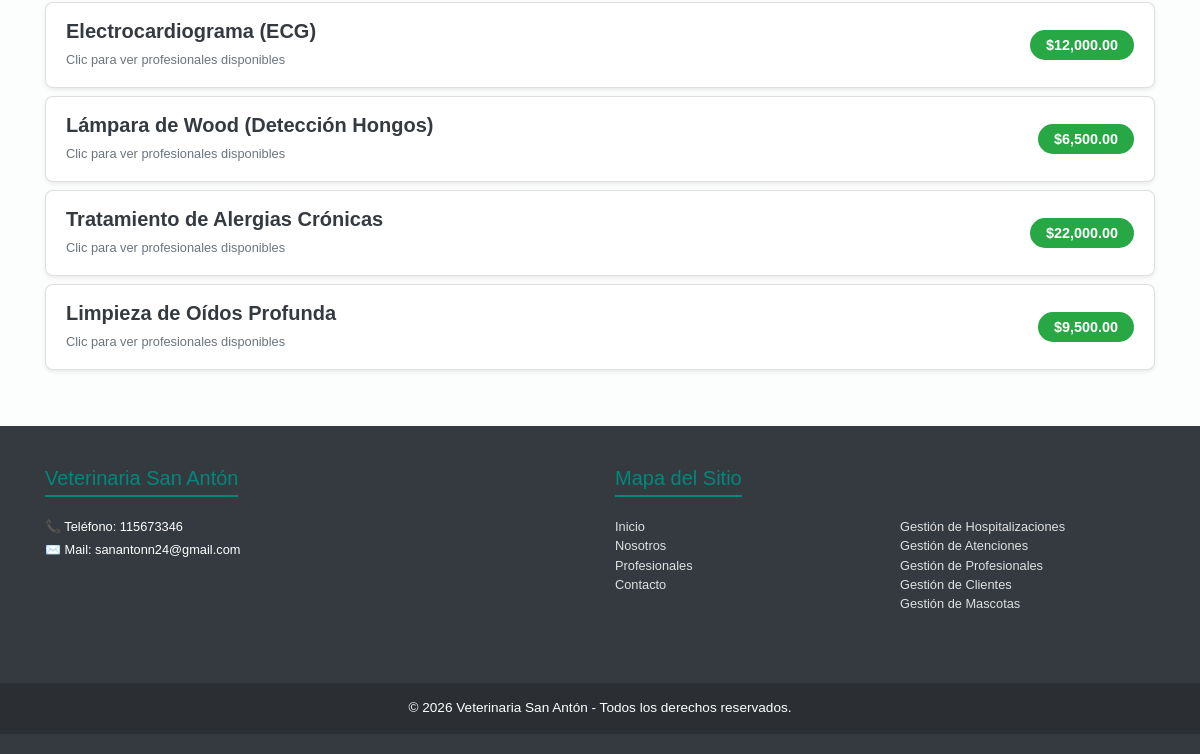
The page /vistaCliente/solicitar-turno-servicio.php (signed in, lower part) on the database as committed earlier.
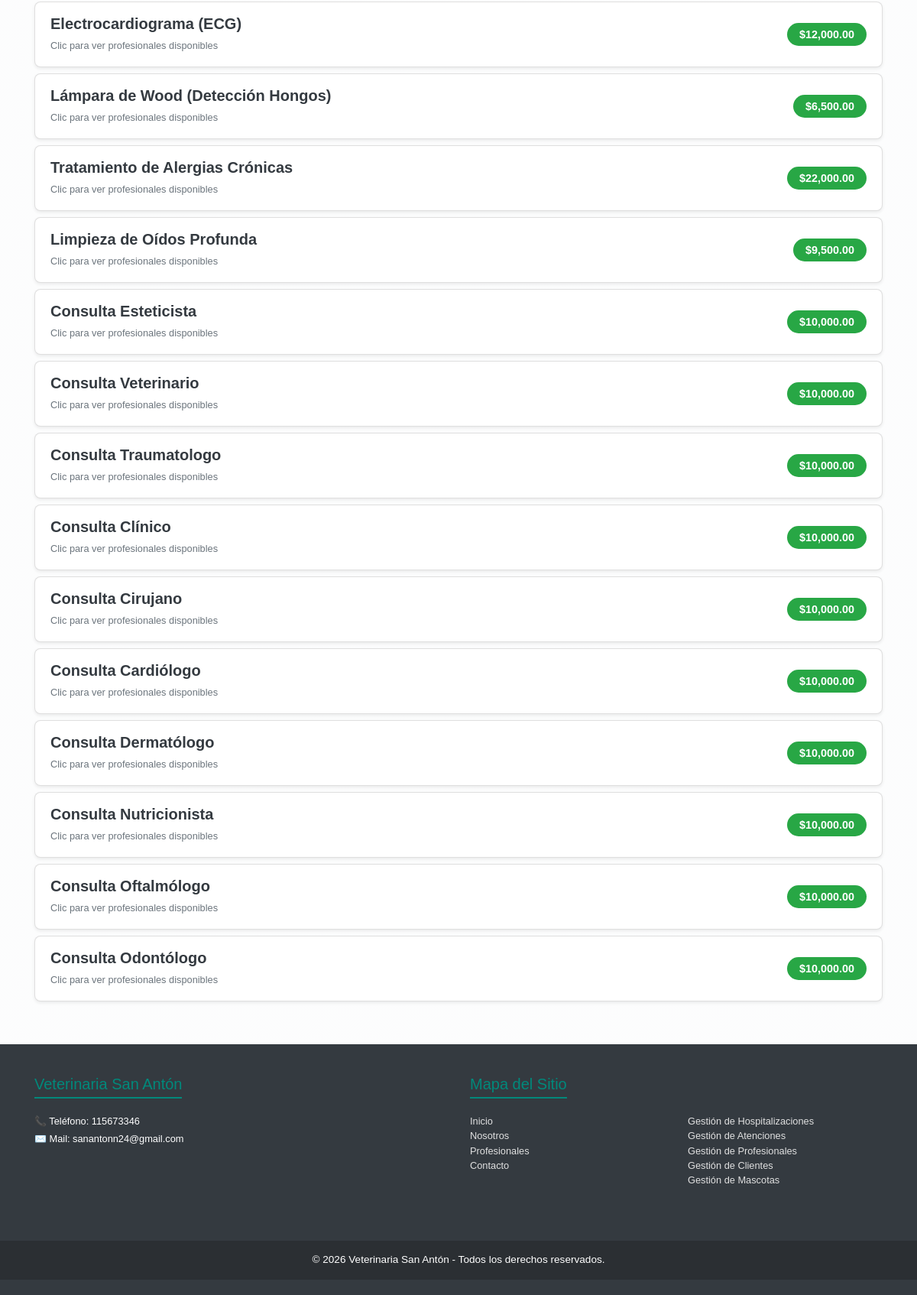
The same page on the database as committed later.
### tables this page shows
CREATE TABLE `servicios` (
  `id` int NOT NULL AUTO_INCREMENT,
  `nombre` varchar(255) NOT NULL,
  `id_esp` int NOT NULL,
  `precio` float(10,2) DEFAULT NULL,
  PRIMARY KEY (`id`),
  KEY `fk_esp_id` (`id_esp`),
  CONSTRAINT `fk_esp_id` FOREIGN KEY (`id_esp`) REFERENCES `especialidad` (`id`) ON UPDATE CASCADE
);

### shared/logica_solicitar_turno_servicio.php (called while the page is built, shortened)
<?php
require_once 'db.php';
$service_id_selected = isset($_GET['service_id']) ? intval($_GET['service_id']) : null;
$horariosPorProfesional = [];
if ($service_id_selected) {
  $sqlServicio = "SELECT id, nombre, precio, id_esp FROM servicios WHERE id = ?";
  $stmtServ = $conn->prepare($sqlServicio);
  $stmtServ->bind_param("i", $service_id_selected);
  $stmtServ->execute();
  $servicio_seleccionado = $stmtServ->get_result()->fetch_assoc();
  $stmtServ->close();
  $sqlProfesionales = "SELECT p.id, u.nombre, e.nombre AS especialidad, e.id AS id_esp
                         FROM profesionales p
                         INNER JOIN usuarios u ON p.id = u.id
                         INNER JOIN especialidad e ON p.id_esp = e.id
                         WHERE e.id = ?";
  $stmtProf = $conn->prepare($sqlProfesionales);
  $stmtProf->bind_param("i", $servicio_seleccionado['id_esp']);
  $stmtProf->execute();
  $profesionales = $stmtProf->get_result()->fetch_all(MYSQLI_ASSOC);
  $stmtProf->close();
  $profesionales_ids = array_column($profesionales, 'id');
  if (!empty($profesionales_ids)) {
    $prof_ids_str = implode(',', $profesionales_ids);
    $sqlHorarios = "SELECT idPro, diaSem, horaIni, horaFin FROM profesionales_horarios WHERE idPro IN ($prof_ids_str)";
    $resultHorarios = $conn->query($sqlHorarios);
    while ($row = $resultHorarios->fetch_assoc()) {
      $horariosPorProfesional[$row['idPro']][] = $row;
    }
  }
  $sqlMascotas = "SELECT id, nombre FROM mascotas WHERE id_cliente = ?";
  $stmtMasc = $conn->prepare($sqlMascotas);
  $stmtMasc->bind_param("i", $_SESSION['usuario_id']);
  $stmtMasc->execute();
  $mascotas = $stmtMasc->get_result()->fetch_all(MYSQLI_ASSOC);
  $stmtMasc->close();
} else {
  $resultServ = $conn->query("SELECT id, nombre, precio FROM servicios");
  $servicios = $resultServ->fetch_all(MYSQLI_ASSOC);
}
?>

### vistaCliente/solicitar-turno-servicio.php (the view, shortened to what the changed rows need)
<?php require_once '../shared/logica_solicitar_turno_servicio.php';
?>
<!DOCTYPE html>
<html lang="es">
<head>
    <?php require_once '../shared/head.php'; ?>
</head>
<body class="bg-light">
    <?php require_once '../shared/navbar.php'; ?>
    <div class="container mt-5 mb-5">
        <?php if ($service_id_selected && $servicio_seleccionado): ?>
            <div class="bg-green p-4 rounded text-white text-center shadow-sm mb-4">
                <h1 class="mb-0 font-weight-bold">Elegí tu Profesional</h1>
                <p class="mb-0 mt-1">Servicio: <strong><?= htmlspecialchars($servicio_seleccionado['nombre']) ?></strong>
                </p>
            </div>
            <div class="d-flex justify-content-between align-items-center mb-4">
                <a href="solicitar-turno-servicio.php" class="btn btn-outline-secondary rounded-pill px-4">
                    <i class="fas fa-arrow-left mr-2"></i> Cambiar Servicio
                </a>
                <span class="badge badge-success px-3 py-2" style="font-size: 1rem;">
                    Precio estimado: $<?= number_format($servicio_seleccionado['precio'], 2) ?>
                </span>
            </div>
            <div class="row">
                <?php foreach ($profesionales as $profesional): ?>
                    <div class="col-md-6 col-lg-4 mb-4">
                        <div class="card card-profesional shadow-sm h-100">
                            <div class="card-body d-flex flex-column">
                                <div class="d-flex align-items-center mb-3">
                                    <div class="rounded-circle bg-light d-flex align-items-center justify-content-center mr-3"
                                        style="width: 50px; height: 50px; color: #00897b;">
                                        <i class="fas fa-user-md fa-lg"></i>
                                    </div>
                                    <div>
                                        <h5 class="card-title mb-0 font-weight-bold">
                                            <?= htmlspecialchars($profesional['nombre']) ?>
                                        </h5>
                                        <small
                                            class="text-teal font-weight-bold"><?= htmlspecialchars($profesional['especialidad']) ?></small>
                                    </div>
                                </div>
                                <hr>
                                <h6 class="text-muted mb-2" style="font-size: 0.9rem;"><i class="far fa-clock mr-1"></i>
                                    Horarios:</h6>
                                <ul class="list-unstyled mb-3 small text-secondary">
                                    <?php
                                    $horarios = $horariosPorProfesional[$profesional['id']] ?? [];
                                    if (!empty($horarios)):
                                        foreach ($horarios as $h): ?>
                                            <li class="mb-1"><i
                                                    class="fas fa-calendar-day mr-2 text-teal"></i><strong><?= $h['diaSem'] ?>:</strong>
                                                <?= $h['horaIni'] ?> - <?= $h['horaFin'] ?></li>
                                        <?php endforeach;
                                    else: ?>
                                        <li class="text-muted font-italic">Sin horarios asignados.</li>
                                    <?php endif; ?>
                                </ul>
                                <div class="text-center mt-auto">
                                    <button type="button"
                                        class="btn btn-outline-info btn-block rounded-pill font-weight-bold mostrar-formulario-btn"
                                        style="color:#00897b; border-color:#00897b;">
                                        Reservar Cita
                                    </button>
                                </div>
                                <form class="booking-form mt-3" data-id-pro="<?= $profesional['id'] ?>"
                                    data-pro-nombre="<?= htmlspecialchars($profesional['nombre']) ?>"
                                    data-id-serv="<?= $servicio_seleccionado['id'] ?>"
                                    data-service-nombre="<?= htmlspecialchars($servicio_seleccionado['nombre']) ?>"
                                    data-service-precio="<?= $servicio_seleccionado['precio'] ?>" style="display:none;">
                                    <div class="form-group">
                                        <label class="small font-weight-bold">Fecha:</label>
                                        <input type="date" class="form-control form-control-sm fecha-input" name="fecha_turno"
                                            min="<?= date('Y-m-d') ?>" required>
                                    </div>
                                    <div class="form-group">
                                        <label class="small font-weight-bold">Hora:</label>
                                        <select class="form-control form-control-sm hora-select" name="hora_turno" required
                                            disabled>
                                            <option value="" disabled selected>Seleccione fecha primero</option>
                                        </select>
                                        <small class="form-text text-danger error-msg" style="display:none;"></small>
                                    </div>
                                    <button type="button"
                                        class="btn btn-success btn-sm btn-block sacar-turno-btn font-weight-bold shadow-sm"
                                        disabled>Continuar</button>
                                    <button type="button"
                                        class="btn btn-link btn-sm btn-block text-secondary cancelar-turno-btn">Cancelar</button>
                                </form>
                            </div>
                        </div>
                    </div>
                <?php endforeach; ?>
            </div>
        <?php else: ?>
            <table id="tablaServicios" class="table" style="width:100%">
                <tbody>
                    <?php foreach ($servicios as $s): ?>
                        <tr>
                            <td class="p-0 border-0">
                                <a href="solicitar-turno-servicio.php?service_id=<?= $s['id'] ?>"
                                    class="list-group-item list-group-item-action d-flex justify-content-between align-items-center service-item py-3 shadow-sm mb-2">
                                    <div>
                                        <h5 class="mb-1 text-dark font-weight-bold"><?= htmlspecialchars($s['nombre']) ?></h5>
                                        <small class="text-muted">Clic para ver profesionales disponibles</small>
                                    </div>
                                    <span class="badge badge-success badge-pill px-3 py-2"
                                        style="font-size: 0.9rem;">$<?= number_format($s['precio'], 2) ?></span>
                                </a>
                            </td>
                        </tr>
                    <?php endforeach; ?>
                </tbody>
            </table>
        <?php endif; ?>
    </div>
</body>
</html>

Rows that differ between the two databases and show on the page:
added servicios: nombre "Consulta Esteticista", precio "10,000.00"
added servicios: nombre "Consulta Veterinario", precio "10,000.00"
added servicios: nombre "Consulta Traumatologo", precio "10,000.00"
added servicios: nombre "Consulta Clínico", precio "10,000.00"
added servicios: nombre "Consulta Cirujano", precio "10,000.00"
added servicios: nombre "Consulta Cardiólogo", precio "10,000.00"
added servicios: nombre "Consulta Dermatólogo", precio "10,000.00"
added servicios: nombre "Consulta Nutricionista", precio "10,000.00"
added servicios: nombre "Consulta Oftalmólogo", precio "10,000.00"
added servicios: nombre "Consulta Odontólogo", precio "10,000.00"
